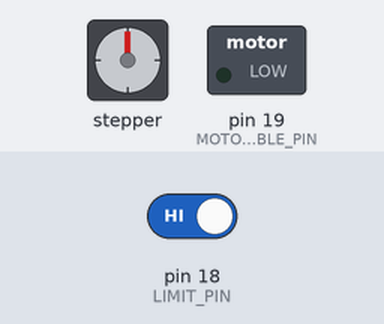
A sketch run on a simulated Arduino Uno, built with avr-gcc and run on an emulated ATmega328P. Shown: stepper motor, switched loads named in the sketch (green lamp = pin HIGH). The inputs (shaded band) are chosen by the test bench; at power-on: pin 18 (LIMIT_PIN) HIGH. Stepper angles assume 200 steps per turn.

Above: at 0.8 s.
0.9 s: pin 18 (LIMIT_PIN) driven LOW
At 2.2 s:
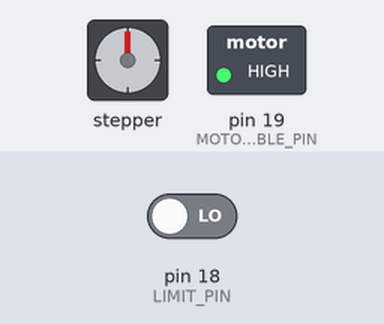
Timing chart, 0 to 59.4 s (numbered marks = the images above; inputs shaded):
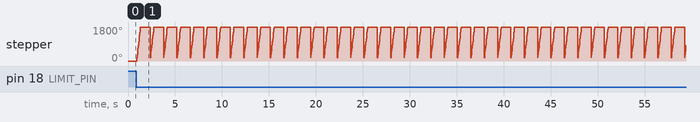

The sketch:

stepper_test.ino
```cpp
#include <AccelStepper.h>
#include <MultiStepper.h>

// Define the pins for the stepper motor

//UR
//#define STEP_PIN 2
//#define DIR_PIN 3

//DR
//#define STEP_PIN 4
//#define DIR_PIN 5

//DL
#define STEP_PIN 6
#define DIR_PIN 7

//UL
//#define DIR_PIN 8
//#define STEP_PIN 9

#define LIMIT_PIN 18
#define MOTOR_ENABLE_PIN 19

// Create an instance of the AccelStepper class
AccelStepper stepper(1, STEP_PIN, DIR_PIN);
MultiStepper steppers;

void powerEnabler(){
  int mode;
  digitalWrite(MOTOR_ENABLE_PIN, LOW);
  do{

    mode = digitalRead(LIMIT_PIN);

  }while(mode==1);
  digitalWrite(MOTOR_ENABLE_PIN, HIGH);
}


void setup() {

    pinMode(LIMIT_PIN, INPUT_PULLUP);
    pinMode(MOTOR_ENABLE_PIN, OUTPUT);

    attachInterrupt(digitalPinToInterrupt(LIMIT_PIN), powerEnabler, CHANGE);
    powerEnabler();

    Serial.begin(115200);
    // Set the maximum speed and acceleration of the stepper motor
    stepper.setMaxSpeed(3900);
    stepper.setAcceleration(1000);
    stepper.setSpeed(100);

    // Set the initial position of the stepper motor
    stepper.setCurrentPosition(0);

    steppers.addStepper(stepper);
}

void loop() {
    /*int steps = 200*2;
    // Rotate the stepper motor one revolution in one direction

    stepper.move(steps);
    long x =millis();
    stepper.runToPosition();
    Serial.println(millis()-x);
    // Pause for 1 second
    delay(1000);

    // Rotate the stepper motor one revolution in the opposite direction
    stepper.setCurrentPosition(0);


    // Pause for 1 second
    delay(1000);*/
    steppers.moveTo(new long[1]{1000});
    while(steppers.run()){
    }
    stepper.setCurrentPosition(0);
    delay(1000);

}
```

Measured:
- after the input at 0.9 s, pin 19 (MOTOR_ENABLE_PIN): LOW → HIGH at once
